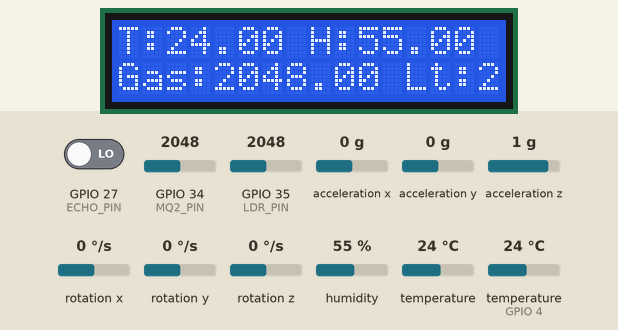
Simulated run of this sketch. Board: ESP32. Parts: 16×2 character LCD. The inputs (shaded band) are chosen by the test bench; at power-on: humidity 55 %, GPIO 34 (MQ2_PIN) = 2048, GPIO 35 (LDR_PIN) = 2048, temperature (sensor on GPIO 4) 24 °C, GPIO 27 (ECHO_PIN) LOW, acceleration x 0 g, acceleration y 0 g, acceleration z 1 g, rotation x 0 °/s, rotation y 0 °/s, rotation z 0 °/s, temperature 24 °C. WiFi joins after 1.5 s; servers stay silent unless stated; the local clock reads 2024-03-15 10:24:30 at power-on unless the sketch sets it; no MQTT or app messages arrive unless stated; what the sketch prints to the serial monitor is not drawn.

Above: at 5.2 s.
5.3 s: humidity set to 22 %
At 11.0 s:
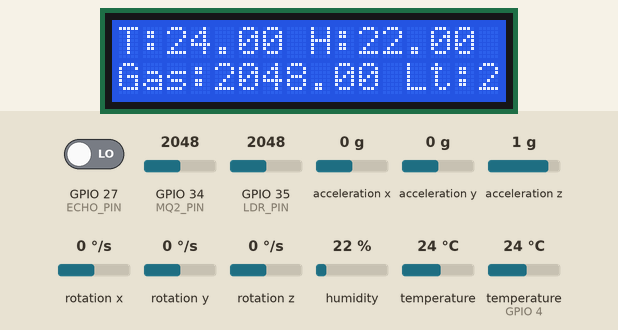
12.2 s: GPIO 34 (MQ2_PIN) set to 2866
At 17.5 s:
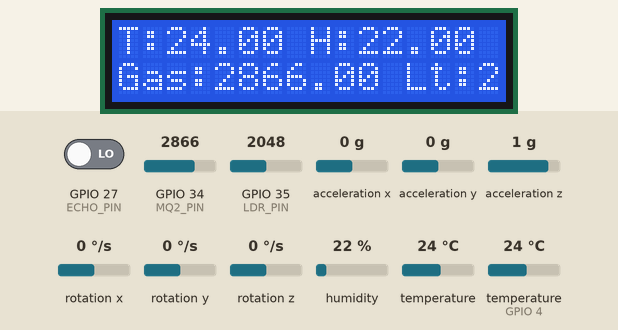
18.3 s: GPIO 35 (LDR_PIN) set to 1228
At 24.0 s:
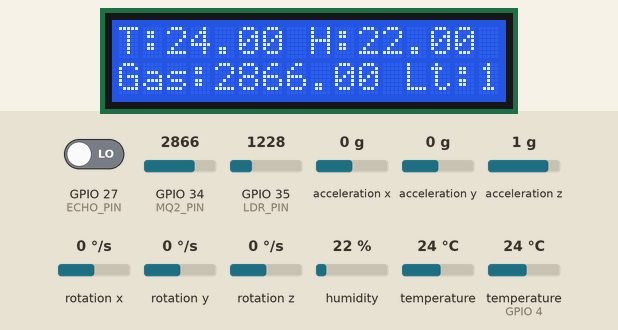
24.3 s: temperature (sensor on GPIO 4) set to 12 °C
At 29.3 s:
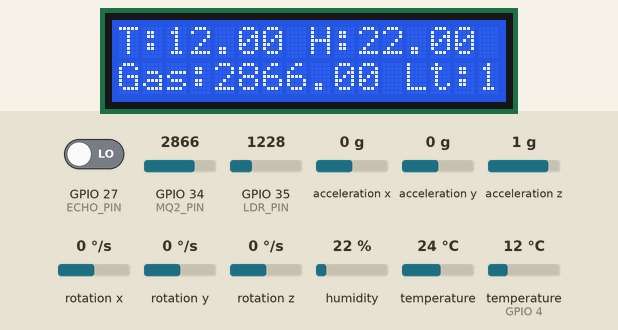
30.4 s: GPIO 34 (MQ2_PIN) set to 3972
At 35.8 s:
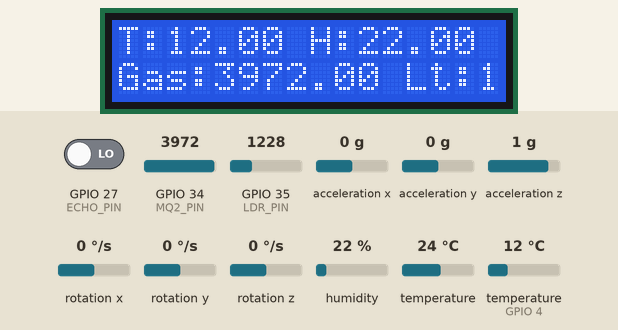
36.4 s: GPIO 35 (LDR_PIN) set to 2866
At 42.3 s:
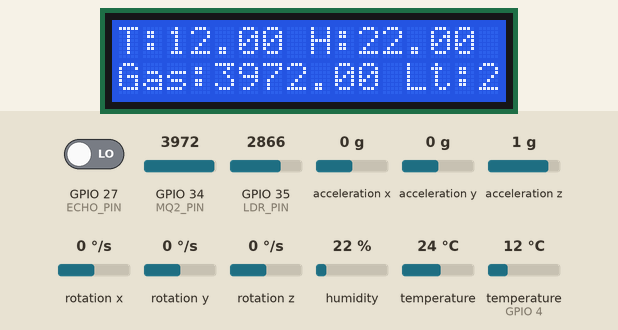
Timing chart, 0 to 43.5 s (numbered marks = the images above; inputs shaded):
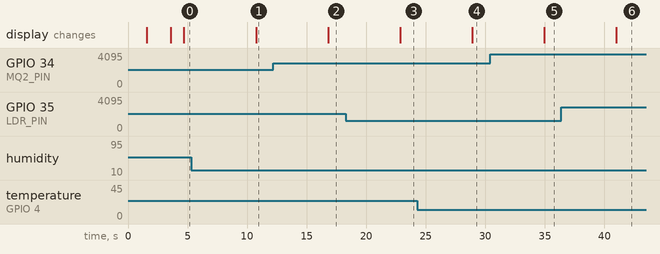

The sketch:

hardware.ino
```cpp
#include <WiFi.h>
#include <PubSubClient.h>
#include <Wire.h>
#include <DHT.h>
#include <LiquidCrystal_I2C.h>
#include <RTClib.h>
#include <Adafruit_MPU6050.h>
#include <Adafruit_Sensor.h>

// --- SENSOR DEFINITIONS ---
#define DHTPIN 4
#define DHTTYPE DHT22
#define MQ2_PIN 34
#define LDR_PIN 35
#define TRIG_PIN 26
#define ECHO_PIN 27

// --- OBJECT INITIALIZATION ---
DHT dht(DHTPIN, DHTTYPE);
LiquidCrystal_I2C lcd(0x27, 16, 2);
RTC_DS3231 rtc;
Adafruit_MPU6050 mpu;

// --- WIFI & MQTT CONFIG ---
const char *ssid = "YOUR_WIFI_SSID";
const char *password = "YOUR_WIFI_PASSWORD";
const char *mqtt_server = "test.mosquitto.org"; // or your Firebase IoT Gateway
WiFiClient espClient;
PubSubClient client(espClient);

// --- VARIABLES ---
float temperature, humidity, gasLevel, lightLevel, distance;
float accelX, accelY, accelZ;

// --- FUNCTION DECLARATIONS ---
void setup_wifi();
void reconnect();
void publishData();

void setup()
{
    Serial.begin(115200);
    dht.begin();
    Wire.begin();
    rtc.begin();
    lcd.init();
    lcd.backlight();

    // MPU6050 initialization
    if (!mpu.begin())
    {
        Serial.println("MPU6050 not detected!");
        while (1)
            ;
    }

    // WiFi + MQTT setup
    setup_wifi();
    client.setServer(mqtt_server, 1883);

    lcd.setCursor(0, 0);
    lcd.print("Cold Chain Init");
    delay(2000);
    lcd.clear();
}

void loop()
{
    if (!client.connected())
        reconnect();
    client.loop();

    // --- SENSOR READINGS ---
    temperature = dht.readTemperature();
    humidity = dht.readHumidity();
    gasLevel = analogRead(MQ2_PIN);
    lightLevel = analogRead(LDR_PIN);

    sensors_event_t a, g, temp;
    mpu.getEvent(&a, &g, &temp);
    accelX = a.acceleration.x;
    accelY = a.acceleration.y;
    accelZ = a.acceleration.z;

    // Ultrasonic Sensor (door open/close detection)
    digitalWrite(TRIG_PIN, LOW);
    delayMicroseconds(2);
    digitalWrite(TRIG_PIN, HIGH);
    delayMicroseconds(10);
    digitalWrite(TRIG_PIN, LOW);
    distance = pulseIn(ECHO_PIN, HIGH) * 0.034 / 2;

    // Time from RTC
    DateTime now = rtc.now();

    // --- DISPLAY ON LCD ---
    lcd.clear();
    lcd.setCursor(0, 0);
    lcd.print("T:");
    lcd.print(temperature);
    lcd.print(" H:");
    lcd.print(humidity);
    lcd.setCursor(0, 1);
    lcd.print("Gas:");
    lcd.print(gasLevel);
    lcd.print(" Lt:");
    lcd.print(lightLevel);

    // --- SEND TO CLOUD ---
    publishData();

    delay(5000); // every 5 seconds
}

void setup_wifi()
{
    delay(10);
    Serial.println("Connecting to WiFi...");
    WiFi.begin(ssid, password);
    while (WiFi.status() != WL_CONNECTED)
    {
        delay(500);
        Serial.print(".");
    }
    Serial.println("WiFi connected!");
}

void reconnect()
{
    while (!client.connected())
    {
        Serial.print("Attempting MQTT connection...");
        if (client.connect("ESP32Client"))
        {
            Serial.println("connected");
        }
        else
        {
            Serial.print("failed, rc=");
            Serial.print(client.state());
            delay(2000);
        }
    }
}

void publishData()
{
    String payload = "{";
    payload += "\"temperature\":" + String(temperature, 2) + ",";
    payload += "\"humidity\":" + String(humidity, 2) + ",";
    payload += "\"gas\":" + String(gasLevel, 2) + ",";
    payload += "\"light\":" + String(lightLevel, 2) + ",";
    payload += "\"accel\":[" + String(accelX, 2) + "," + String(accelY, 2) + "," + String(accelZ, 2) + "],";
    payload += "\"door_distance\":" + String(distance, 2);
    payload += "}";

    Serial.println("Publishing: " + payload);
    client.publish("coldchain/data", payload.c_str());
}
```

Measured:
- after the input at 5.3 s, the display: changes after 5.4 s (image 1)
- after the input at 12.2 s, the display: changes after 4.6 s (image 2)
- after the input at 18.3 s, the display: changes after 4.6 s (image 3)
- after the input at 24.3 s, the display: changes after 4.6 s (image 4)
- after the input at 30.4 s, the display: changes after 4.6 s (image 5)
- after the input at 36.4 s, the display: changes after 4.6 s (image 6)
